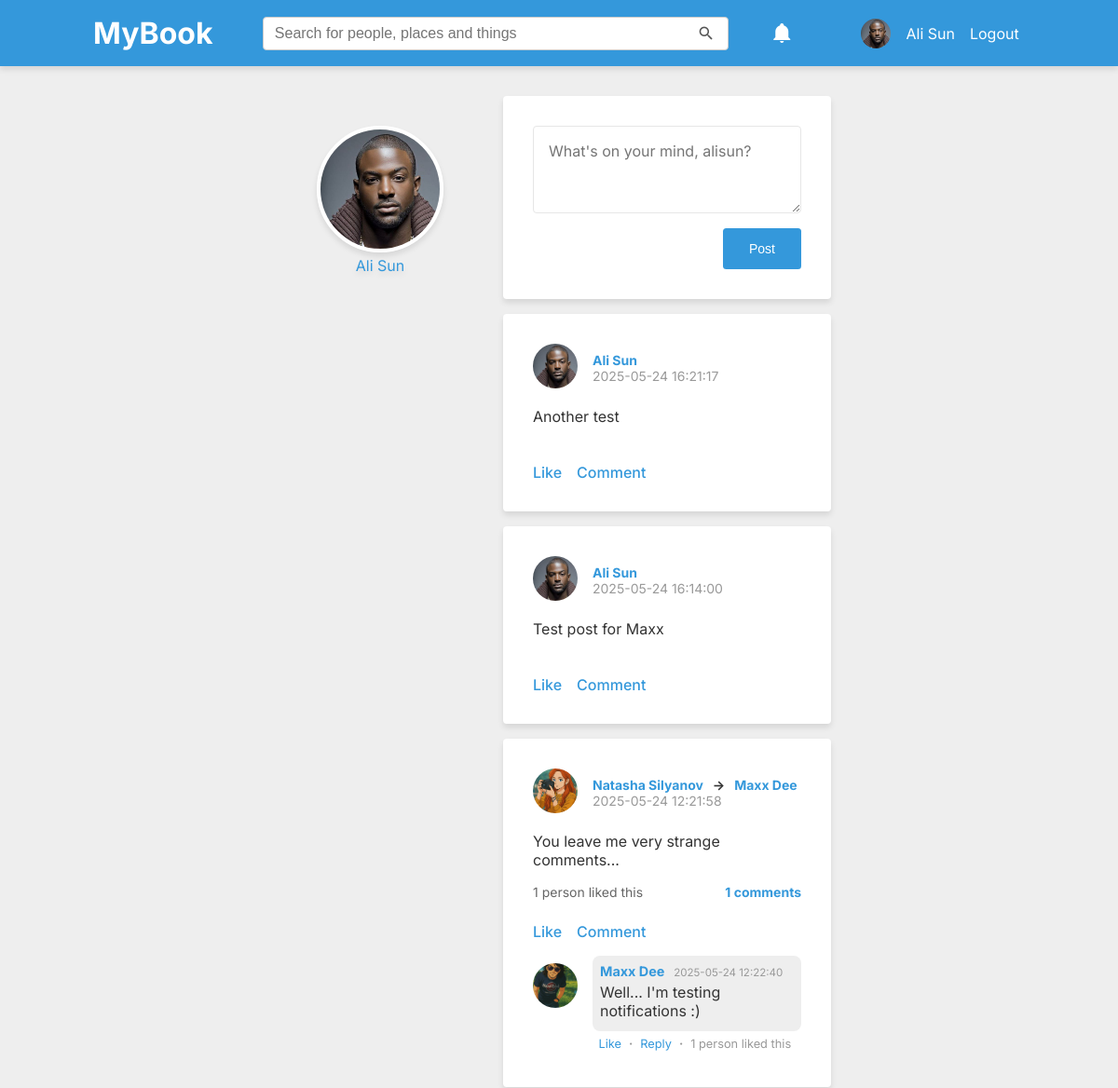
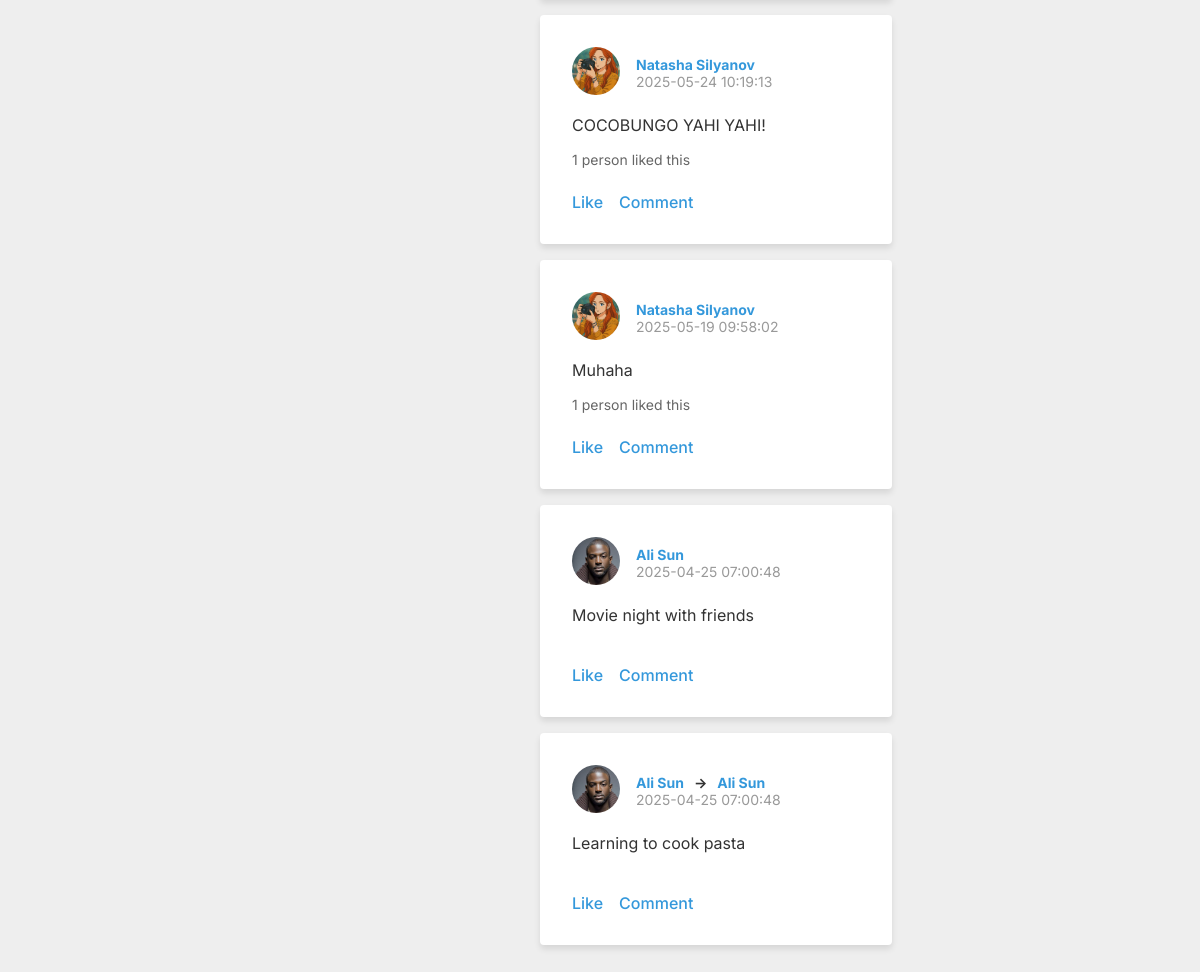
Screenshot of /pages/timeline.php (signed in) with the database file from the repository (2 pictures, top to bottom).
### tables this page shows
CREATE TABLE users (
    id INTEGER PRIMARY KEY AUTOINCREMENT,
    username TEXT NOT NULL UNIQUE,
    email TEXT NOT NULL UNIQUE,
    password TEXT NOT NULL,
    created_at DATETIME DEFAULT CURRENT_TIMESTAMP
, avatar TEXT, cover TEXT, gender TEXT, display_name TEXT, about_me TEXT, location VARCHAR);

CREATE TABLE posts (
    id INTEGER PRIMARY KEY AUTOINCREMENT,
    user_id INTEGER NOT NULL,
    content TEXT NOT NULL,
    created_at DATETIME DEFAULT CURRENT_TIMESTAMP
, recipient_id INTEGER);

CREATE TABLE comments (
    id INTEGER PRIMARY KEY AUTOINCREMENT,
    post_id INTEGER NOT NULL,
    user_id INTEGER NOT NULL,
    content TEXT NOT NULL,
    created_at DATETIME DEFAULT CURRENT_TIMESTAMP
, parent_id INTEGER DEFAULT NULL);

### config.php (called while the page is built)
<?php
$host = $_SERVER['HTTP_HOST'];
$port = $_SERVER['SERVER_PORT'];
if ($host === 'localhost' && $port === '80') {
    $BASE_URL = '/mybook';
} else {
    $BASE_URL = '';
}

### includes/classes/UserManager.php (called while the page is built, shortened)
<?php
class UserManager
{
    private PDO $pdo;
    public function __construct(PDO $pdo)
    {
        $this->pdo = $pdo;
    }
    public function getUserByUsername(string $username): ?array
    {
        $stmt = $this->pdo->prepare(
            "SELECT *
                    FROM users
                    WHERE username = :username"
        );
        $stmt->execute(['username' => $username]);
        $user = $stmt->fetch(PDO::FETCH_ASSOC);
        return $user ?: null;
    }
}

### includes/autoloader.php (called while the page is built, shortened)
<?php
spl_autoload_register(function ($class) {
    $classPath = __DIR__ . '/classes/' . $class . '.php';
});

### includes/classes/PostManager.php (called while the page is built, shortened)
<?php
class PostManager
{
    private $pdo;
    public function __construct($pdo)
    {
        $this->pdo = $pdo;
    }
    public function fetchPost($post_id)
    {
        $stmt = $this->pdo->prepare(
            'SELECT
            posts.*,
            users.display_name,
            users.username,
            users.avatar,
            recipient.display_name AS recipient_name,
            recipient.username AS recipient_username
         FROM posts
         JOIN users ON posts.user_id = users.id
         LEFT JOIN users AS recipient ON posts.recipient_id = recipient.id
         WHERE posts.id = :post_id
         LIMIT 1'
        );
        $stmt->execute(['post_id' => $post_id]);
        return $stmt->fetch(PDO::FETCH_ASSOC);
    }
    public function countComments($post_id)
    {
        $stmt = $this->pdo->prepare(
            'SELECT COUNT(*) AS comment_count
             FROM comments
             WHERE post_id = :post_id'
        );
        $stmt->execute(['post_id' => $post_id]);
        $result = $stmt->fetch(PDO::FETCH_ASSOC);
        return $result['comment_count'] ?? 0;
    }
    public function countCommentLikes($comment_id)
    {
        $stmt = $this->pdo->prepare(
            'SELECT COUNT(*) AS comment_likes
             FROM likes
             WHERE comment_id = :comment_id;'
        );
        $stmt->execute(['comment_id' => $comment_id]);
        $result = $stmt->fetch(PDO::FETCH_ASSOC);
        return $result['comment_likes'] ?? 0;
    }
    public function existingLike($user_id, $post_id = null, $comment_id = null)
    {
        if ($comment_id) {
            $query =    'SELECT id
                         FROM likes
                         WHERE comment_id = :comment_id
                           AND user_id = :user_id
            ';
            $params = ['comment_id' => $comment_id, 'user_id' => $user_id];
        } elseif ($post_id) {
            $query = 'SELECT id
                      FROM likes
                      WHERE post_id = :post_id
                        AND user_id = :user_id
            ';
            $params = ['post_id' => $post_id, 'user_id' => $user_id];
        } else {
            throw new InvalidArgumentException('Either post_id or comment_id must be provided.');
        }
        $stmt = $this->pdo->prepare($query);
        $stmt->execute($params);
        return $stmt->fetch(PDO::FETCH_ASSOC);
    }
    public function fetchRecentComments(PDO $pdo, int $postId, int $numComments)
    {
        $stmt = $pdo->prepare(
            "SELECT c.*, u.username, u.display_name, u.avatar
                    FROM comments c
                    JOIN users u ON c.user_id = u.id
                    WHERE c.post_id = :post_id
                        AND c.parent_id IS NULL
                    ORDER BY c.created_at DESC
                    LIMIT :numComments
            "
        );
        $stmt->execute(['post_id' => $postId, 'numComments' => $numComments]);
        $latestComments = $stmt->fetchAll(PDO::FETCH_ASSOC);
        return $latestComments ?: null;
    }
}

### includes/functions/util.php (called while the page is built, shortened)
<?php
function escapeOutput(string $string): string
{
    $safeString = str_replace(['<', '>', '&'], ['&lt;', '&gt;', '&amp;'], $string);
    return nl2br($safeString);
}

### includes/classes/PostRenderer.php (the view, shortened to what this page needs)
<?php
class PostRenderer
{
    private $postId;
    private $pdo;
    private $postManager;
    private $baseUrl;
    private $post;
    private $comments;
    private $latestComments;
    private $commentCount;
    private $likeCount;
    public function __construct($postId, $pdo)
    {
        global $BASE_URL;
        $this->postId = $postId;
        $this->baseUrl = $BASE_URL;
        $this->pdo = $pdo;
        $this->postManager = new PostManager($pdo);
        $this->loadPostData();
    }
    private function loadPostData()
    {
        $this->post = $this->postManager->fetchPost($this->postId);
        $this->comments = $this->postManager->fetchComments($this->postId);
        $this->latestComments = $this->postManager->fetchRecentComments($this->pdo, $this->postId, numComments: 2);
        $this->commentCount = $this->postManager->countComments($this->postId);
        $this->likeCount = $this->postManager->countLikes($this->postId);
    }
    private function renderHeader()
    {
        echo '
        <div class="post-header">
            <a href="' . $this->baseUrl . '/pages/profile.php?u=' . $this->post['username'] . '">
                <img src="' . $this->baseUrl . $this->post['avatar'] . '" alt="' . $this->post['username'] . '">
            </a>
            <div class="post-user-info">
                <strong>
                    <a href="' . $this->baseUrl . '/pages/profile.php?u=' . $this->post['username'] . '">
                        ' . $this->post['display_name'] . '
                    </a>
        ';
        if (isset($this->post['recipient_username'])) {
            echo '
                &nbsp;&nbsp;->&nbsp;&nbsp;
                    <a href="' . $this->baseUrl . '/pages/profile.php?u=' . $this->post['recipient_username'] . '">
                        ' . $this->post['recipient_name'] . '
                    </a>
            ';
        }
        echo '</strong>';
        echo '
                <span class="post-date">' . $this->post['created_at'] . '</span>
            </div>
        </div>
        ';
    }
    private function renderContent()
    {
        echo '
            <p class="post-content">
            ' . escapeOutput($this->post['content']) . '
            </p>
        ';
    }
    private function renderCommentActions()
    {
        echo '<div class="post-actions">';
        $this->renderLikeForm();
        echo '<a href="#" class="comment-toggle">Comment</a>';
        echo '</div>';
    }
    private function renderLikeForm($commentLikeMode = null, $comment_id = null)
    {
        $loggedInUserId = $_SESSION['user_id'];
        $postId = (int) $this->postId;
        if (!$comment_id) {
            echo '
            <div class="post-like">
            <a href="#" data-post-id="' . $postId . '" class="like-link post-like">
            ';
            $existingLike = $this->postManager->existingLike($loggedInUserId, $postId);
        } else {
            echo '
            <div class="comment-like">
            <a href="#" data-comment-id="' . $comment_id . '" class="like-link comment-like">
            ';
            $existingLike = $this->postManager->existingLike($loggedInUserId, null, $comment_id);
        }
        echo $existingLike ? 'Unlike' : 'Like';
        echo '</a>';
        echo '</div>';
    }
    private function renderCommentAvatar($comment)
    {
        echo '
            <div class="comment-avatar">
                <a href="' . $this->baseUrl . '/pages/profile.php?u=' . $comment['username'] . '">
                    <img class="avatar" src="' . $this->baseUrl . $comment['avatar'] . '" alt="' . $comment['username'] . '">
                </a>
            </div>
        ';
    }
    private function renderCommentHeader($comment)
    {
        echo '
            <div class="comment-header">
                <a href="' . $this->baseUrl . '/pages/profile.php?u=' . $comment['username'] . '">
                    <strong class="username">' . $comment['display_name'] . '</strong>
                </a>
                <span class="comment-time">' . $comment['created_at'] . '</span>
            </div>
        ';
    }
    private function renderCommentText($comment)
    {
        echo '
            <p class="comment-text">
                ' . escapeOutput($comment['content'])  . '
            </p>
        ';
    }
    private function renderReplyActions($comment_id)
    {
        $likesCount = $this->postManager->countCommentLikes($comment_id);
        echo '<div class="comment-actions">';
        $this->renderLikeForm(true, $comment_id);
        echo '<span class="dot-separator">·</span>';
        echo '<a href="#" class="reply-toggle">Reply</a>';
        if ($likesCount > 0) {
            echo '<span class="dot-separator">·</span>';
        }
        echo '</div>';
    }
    private function renderComment($comment, $showReplies)
    {
        echo '<div class="comment">';
        $this->renderCommentAvatar($comment);
        echo '<div class="comment-body"><div class="comment-wrapper">';
        $this->renderCommentHeader($comment);
        $this->renderCommentText($comment);
        echo '</div>';
        $this->renderReplyActions($comment['id']);
        echo '</div>';
        echo '</div>';
    }
    private function renderCommentsCountLink()
    {
        $commentCount = $this->commentCount;
        if ($commentCount > 0) {
            echo '<div class="comments-count">';
            echo '<a href="' . $this->baseUrl . '/pages/post.php?id=' . $this->postId . '">';
            echo $commentCount . ' comments';
            echo '</a>';
            echo '</div>';
        }
    }
    private function renderLikesCount($likeCount = 0)
    {
        if ($likeCount > 0) {
            echo '<div class="likes">';
            if ($likeCount > 1) {
                echo $likeCount . ' people liked this';
            } else {
                echo $likeCount . ' person liked this';
            }
            echo '</div>';
        }
    }
    private function renderLikesAndComments()
    {
        echo '<div class="post-likes-comments">';
        $this->renderLikesCount($this->likeCount);
        $this->renderCommentsCountLink();
        echo '</div>';
    }
    private function renderComments($showReplies, $mode = 'full'): void
    {
        $commentsToRender = [];
        if ($mode === 'full') {
            $commentsToRender = $this->comments;
        } elseif ($mode === 'timeline' || $mode === 'profile') {
            $commentsToRender = $this->latestComments;
        }
        if (!empty($commentsToRender)) {
            foreach ($commentsToRender as $comment) {
                $this->renderComment($comment, $showReplies);
            }
        }
    }
    public function render($showReplies = true, $mode = "full")
    {
        echo '<div class="post">';
        $this->renderHeader();
        $this->renderContent();
        $this->renderLikesAndComments();
        $this->renderCommentActions();
        $this->renderComments($showReplies, $mode);
        echo '</div>';
    }
}

### includes/modules/user-avatar.php
<div class="avatar">
    <a href="<?= $BASE_URL ?>/pages/profile.php?u=<?= $user["username"] ?>">
        <img src="<?= $BASE_URL ?><?= $user['avatar'] ?>" alt="Profile" class="avatar-small">
        <span class="username"><?= $user["display_name"] ?></span>
    </a>
    <?php include_once __DIR__ . '/user-logout.php'; ?>
</div>

### includes/modules/profile-box.php
<div class="sidebar-box--nobg text-center">
    <a href="<?= $BASE_URL ?>/pages/profile.php" class="profile-link">
        <img src="<?= $profilePicUrl ?>" alt="<?= $display_name ?>" class="avatar-large shadow border">
        <p class="username text-shadow" aria-current="page"><?= $display_name ?></p>
    </a>
</div>

### includes/modules/status-box.php (shortened to what this page needs)
<div class="status-box">
    <form method="post" action="<?= $BASE_URL ?>/actions/posts/post-process.php">
        <?php if ($user['id'] == $profile['id']): ?>
            <input type="hidden" name="user_id" value="<?= $user['id'] ?>"><textarea
                name="content"
                placeholder="What's on your mind, <?= $user["username"] ?>?"
                rows="3"></textarea>
        <?php endif; ?>
        <button class="primary">Post</button>
    </form>
</div>

### includes/modules/timeline-posts.php (shortened to what this page needs)
<?php
$pdo = getDBConnection();
$profileId = $profile['id'];
$stmt = $pdo->prepare(
    'SELECT posts.*, users.display_name, users.username, users.avatar
     FROM posts
     JOIN users ON posts.user_id = users.id
     LEFT JOIN friends ON (
        (friends.user_id = :id AND friends.friend_id = users.id) OR
        (friends.friend_id = :id AND friends.user_id = users.id)
     )
     WHERE
        posts.recipient_id = :id
        OR (posts.recipient_id IS NULL AND posts.user_id = :id)
        OR (friends.status IN (\'pending\', \'accepted\', \'stalker\'))
     ORDER BY posts.created_at DESC'
);
$stmt->execute(['id' => $profileId]);
$posts = $stmt->fetchAll(PDO::FETCH_ASSOC);
foreach ($posts as $post) {
    $postRenderer = new PostRenderer(
        $post['id'],
        $pdo
    );
    $postRenderer->render(showReplies: false, mode: "timeline");
}
?>

### css/base.css (style rules this page uses)
* { margin: 0; }
:root { --primary-color: #3498db; --primary-hover-color: #2980b9; --secondary-color: #2ecc71; --secondary-hover-color: #27ae60; --alert-color: #e74c3c; --alert-hover-color: #c0392b; --warning-color: #f8c555; --info-color: #f5f5f5; --info-hover-color: #fafafa; --primary-text-color: #333; --lighter-text-color: #999; --secondary-text-darker-color: #eeeeee; --secondary-text-color: #fff; --primary-glow-color: #fff; --link-color: #3498db; --container-bg-color: #fff; --primary-bg-color: #eeeeee; --light-bg-color: #e6e6e6; --lighter-bg-color: #f5f5f5; --default-border: 1px solid #ccc; --lighter-border: 1px solid #f5f5f5; --light-border: 1px solid #e6e6e6; --padding-smaller: 0.5em; --padding-small: 1em; --padding-default: 2em; --padding-bigger: 4em; --padding-biggest: 8em; --profile-top-height: 300px; --container-width: 1000px; --border-radius-small: 0.125em; --border-radius-medium: 0.25em; --border-radius-large: 0.5em; --shadow-default: 0 4px 6px rgba(0, 0, 0, 0.1); --shadow-medium: 0 6px 10px rgba(0, 0, 0, 0.15); --shadow-large: 0 8px 15px rgba(0, 0, 0, 0.2); --font-size-small: 0.875rem; --font-size-medium: 1rem; --font-size-large: 1.25rem; --avatar-size-small: 2em; --avatar-size-medium-small: 3em; --avatar-size-medium: 4em; --avatar-size-large: 8em; --avatar-size-larger: 12em; --avatar-size-huge: 16em; --sidebar-max-width: 15em; }
body { font-family: 'Inter', sans-serif; color: var(--primary-text-color); background-color: var(--primary-bg-color); }
a { color: var(--primary-color); text-decoration: none; }
.text-center { text-align: center; }

### css/layout.css (style rules this page uses)
#header a { color: var(--secondary-text-color); text-decoration: none; }

### css/components.css (style rules this page uses)
.border { border: 4px solid var(--container-bg-color); }
.shadow { box-shadow: var(--shadow-default); }
.text-shadow { text-shadow: var(--shadow-default); }

### rows the page displays
users: avatar (picture), display_name "Ali Sun", content "What's on your mind, alisun?"
posts: post "Ali Sun", created_at "2025-05-24 16:21:17", content "Another test"
posts: post "Ali Sun", created_at "2025-05-24 16:14:00", content "Test post for Maxx"
posts: post "Natasha Silyanov", post "Maxx Dee", created_at "2025-05-24 12:21:58", content "You leave me very strange comments...", commentCount "1"
comments: user.avatar (picture), user.display_name "Maxx Dee", created_at "2025-05-24 12:22:40", content "Well... I'm testing notifications :)"
posts: post "Natasha Silyanov", created_at "2025-05-24 10:19:13", content "COCOBUNGO YAHI YAHI!"
posts: post "Natasha Silyanov", created_at "2025-05-19 09:58:02", content "Muhaha"
posts: post "Ali Sun", created_at "2025-04-25 07:00:48", content "Movie night with friends"
posts: post "Ali Sun", created_at "2025-04-25 07:00:48", content "Learning to cook pasta"
